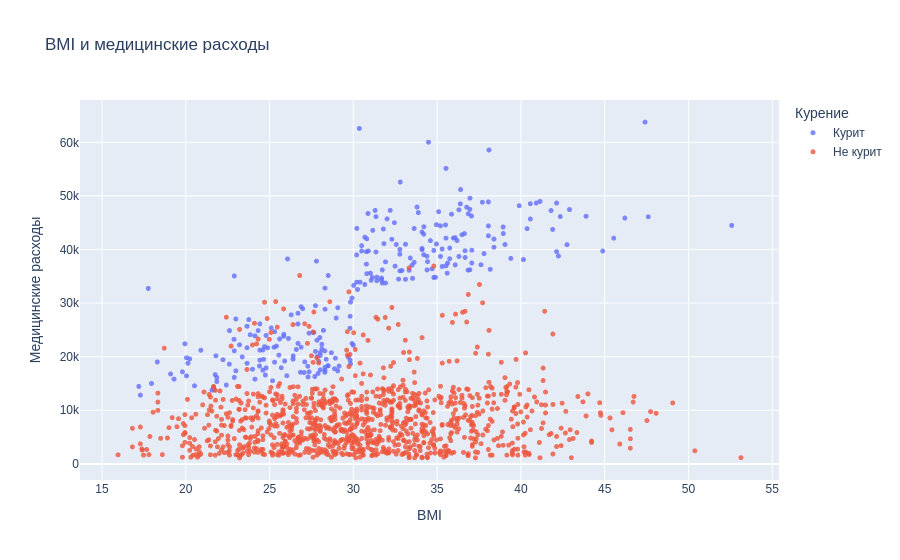

Notebook source saved alongside this figure:
### Markdown cell above
### BMI и медицинские расходы

Визуализируем зависимость между BMI (индексом массы тела) и медицинскими расходами с помощью ещё одной диаграммы рассеяния. Для раскраски точек снова используем значения столбца «smoker».

### Code cell
fig = px.scatter(medical_df, labels=plot_labels, 
                 x='bmi', 
                 y='charges', 
                 color='smoker', 
                 opacity=0.8, 
                 hover_data=['sex'], 
                 title='BMI и медицинские расходы')
fig.update_traces(marker_size=5)
fig.update_layout(font_family='Arial')
for trace in fig.data:
    trace.name = category_labels[trace.name]
    if trace.hovertemplate:
        trace.hovertemplate = trace.hovertemplate.replace('=yes', '=Курит').replace('=no', '=Не курит')
    trace.customdata = pd.DataFrame(trace.customdata).replace(category_labels).to_numpy()
fig.show(config=plotly_config)

### Figure 1 — Plotly figure (JSON) as saved in the notebook; plotly's stock layout.template omitted (floating-point values rounded to 4 significant figures; data arrays with more than 128 entries replaced by an {"elided": "..."} marker saying what was removed)
{"data": [{"customdata": {"elided": "274x1 str values"}, "hovertemplate": "Курение=Курит<br>BMI=%{x}<br>Медицинские расходы=%{y}<br>Пол=%{customdata[0]}<extra></extra>", "legendgroup": "yes", "marker": {"color": "#636efa", "opacity": 0.8, "size": 5, "symbol": "circle"}, "mode": "markers", "name": "Курит", "showlegend": true, "type": "scattergl", "x": {"elided": "274 float values"}, "xaxis": "x", "y": {"elided": "274 float values"}, "yaxis": "y"}, {"customdata": {"elided": "1064x1 str values"}, "hovertemplate": "Курение=Не курит<br>BMI=%{x}<br>Медицинские расходы=%{y}<br>Пол=%{customdata[0]}<extra></extra>", "legendgroup": "no", "marker": {"color": "#EF553B", "opacity": 0.8, "size": 5, "symbol": "circle"}, "mode": "markers", "name": "Не курит", "showlegend": true, "type": "scattergl", "x": {"elided": "1064 float values"}, "xaxis": "x", "y": {"elided": "1064 float values"}, "yaxis": "y"}], "layout": {"font": {"family": "Arial"}, "legend": {"title": {"text": "Курение"}, "tracegroupgap": 0}, "title": {"text": "BMI и медицинские расходы"}, "xaxis": {"anchor": "y", "domain": [0, 1], "title": {"text": "BMI"}}, "yaxis": {"anchor": "x", "domain": [0, 1], "title": {"text": "Медицинские расходы"}}}}
